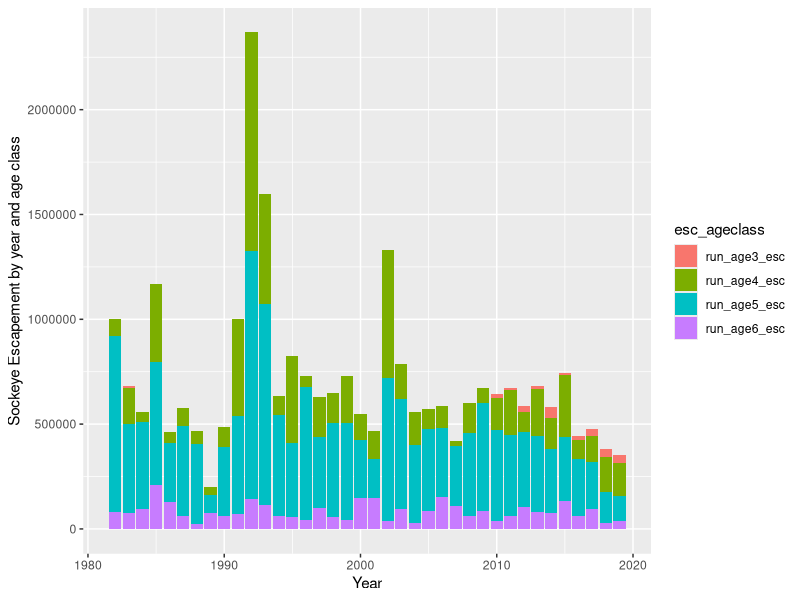
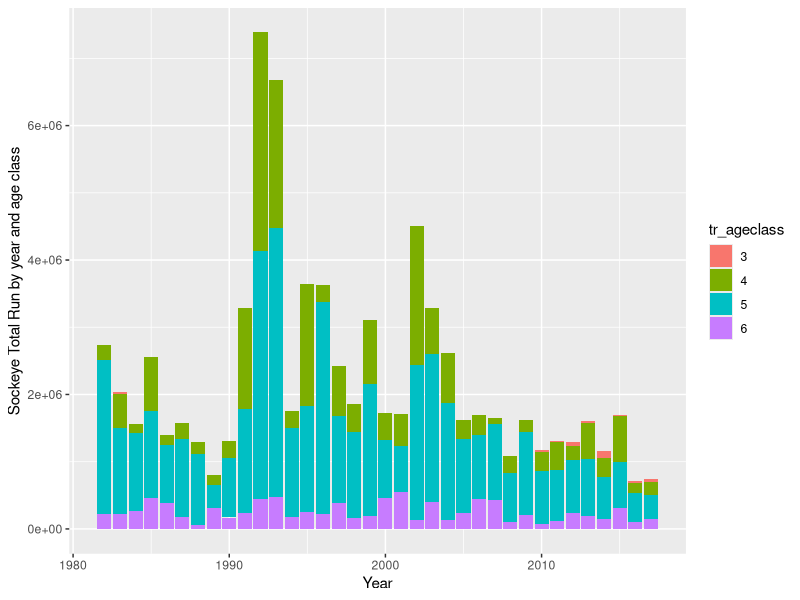

Reproduce these figures in R, in order.
# Code to process (1) Meziadin sockeye run by age data and (2) escapement and total return data
# for Meziadin-specific sockeye run forecast using ForecastR
library(tidyverse)

# Read in Meziadin/Nass TE/TR data:
mez_nass_TR_TE <- read_csv("data/nass vs mez TR TE new.csv") %>%
  rename(runyear = year)

#Wide format to have total run and escapement as columns
TR_TE_wide <- pivot_wider(mez_nass_TR_TE, names_from = type, values_from = c(Meziadin, Nass))


# Read in Meziadin by age data:
mez_age <- read_csv("data/Mez scale data - Andy.csv") %>%
  rename(runyear = Year)

# Merge the two dataframes 
all_mezdata <- merge(TR_TE_wide, mez_age, by = "runyear", all = TRUE) %>%
  # filter to only Meziadin data, remove uninformative columns
  subset(select = -c(`Nass_Escapement`, `Nass_Total Return`, RunAge7, AgeComp, mez.p, non.mez)) %>%
  # add sockeye escapement for each age class (total * percent age) 
  mutate(run_age3_esc = RunAge3*Meziadin_Escapement,
         run_age4_esc = RunAge4*Meziadin_Escapement,
         run_age5_esc = RunAge5*Meziadin_Escapement,
         run_age6_esc = RunAge6*Meziadin_Escapement) %>%
  # add sockeye total return number for each age class
  mutate("3" = RunAge3*`Meziadin_Total Return`,
         "4" = RunAge4*`Meziadin_Total Return`,
         "5" = RunAge5*`Meziadin_Total Return`,
         "6" = RunAge6*`Meziadin_Total Return`) %>%
  # clarify column name for percentages
  rename(p.age3 = RunAge3, p.age4 = RunAge4, p.age5 = RunAge5, p.age6 = RunAge6)

# format for plotting
all_mezdata_long <- all_mezdata %>%
  pivot_longer(cols = run_age3_esc:run_age6_esc, names_to = "esc_ageclass", values_to = "esc_count") %>%
  pivot_longer(cols = "3":"6", names_to = "tr_ageclass", values_to = "tr_count")
# Look at a plot of escapement by age by year
ggplot(all_mezdata_long, aes(x = runyear, y = esc_count, fill = esc_ageclass)) +
  geom_col() +
  xlab("Year") +
  ylab("Sockeye Escapement by year and age class")
# And with total run:
ggplot(all_mezdata_long, aes(x = runyear, y = tr_count, fill = tr_ageclass)) +
  geom_col() +
  xlab("Year") +
  ylab("Sockeye Total Run by year and age class")

# Format identical to ForecastR example - removing escapement and just include total return data,
# add columns for stock, species etc

mez_forecastr <- all_mezdata_long %>%
  subset(select = -c(p.age3, p.age4, p.age5, p.age6, Total, esc_ageclass, esc_count, 
                     Meziadin_Escapement, `Meziadin_Total Return`)) %>%
  rename(Run_Year = runyear, Age_Class = tr_ageclass, Average_Terminal_Run = tr_count) %>%
  mutate(Brood_Year = Run_Year - as.numeric(Age_Class),
         Stock_Name = "Meziadin",
         Stock_Species = "Sockeye",
         Stock_Abundance = "Terminal Run",
         Forecasting_Year = "2024") %>%
  select(Stock_Name, Stock_Species, Stock_Abundance, Forecasting_Year, Run_Year, Brood_Year,
         Age_Class, Average_Terminal_Run)
